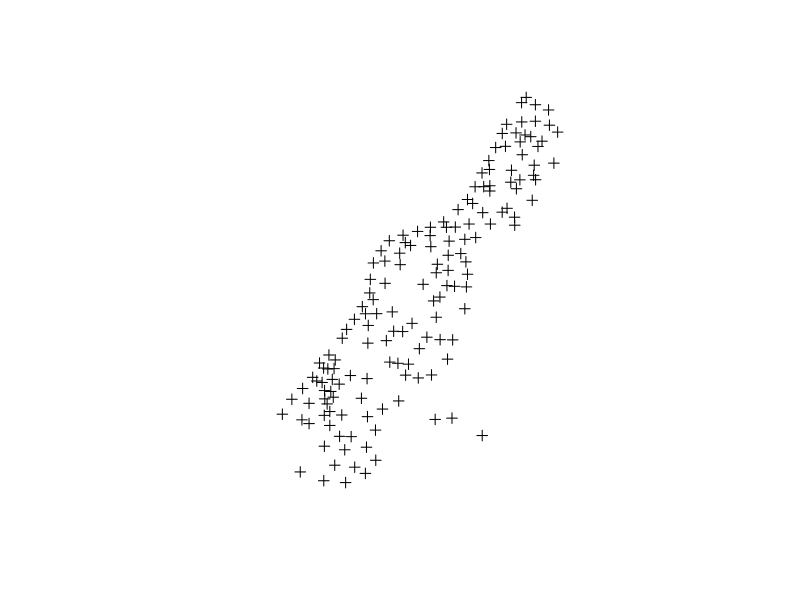
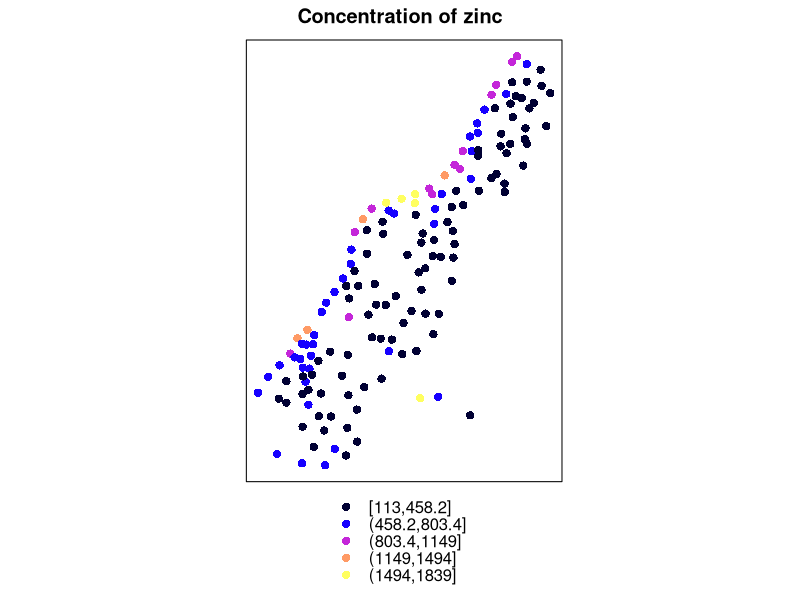

The R script that drew these images, in order:
#Recall library:

library(sp)

data(meuse)

#The function coordinates set spatial coordinates to create a Spatial object, or retrieve spatial coordinates from a Spatial object (how the coordinates are set on the field)
coordinates(meuse) = ~ x+y

#Then we can plot meuse, which is now a spatial dataset (x and y are coordinates)
plot(meuse)

#Every single variable can be plotted in space. The funtion is spplot. The syntax is: spplot(dataset, "variable", main="Describing text"):
spplot(meuse, "zinc", main="Concentration of zinc")
